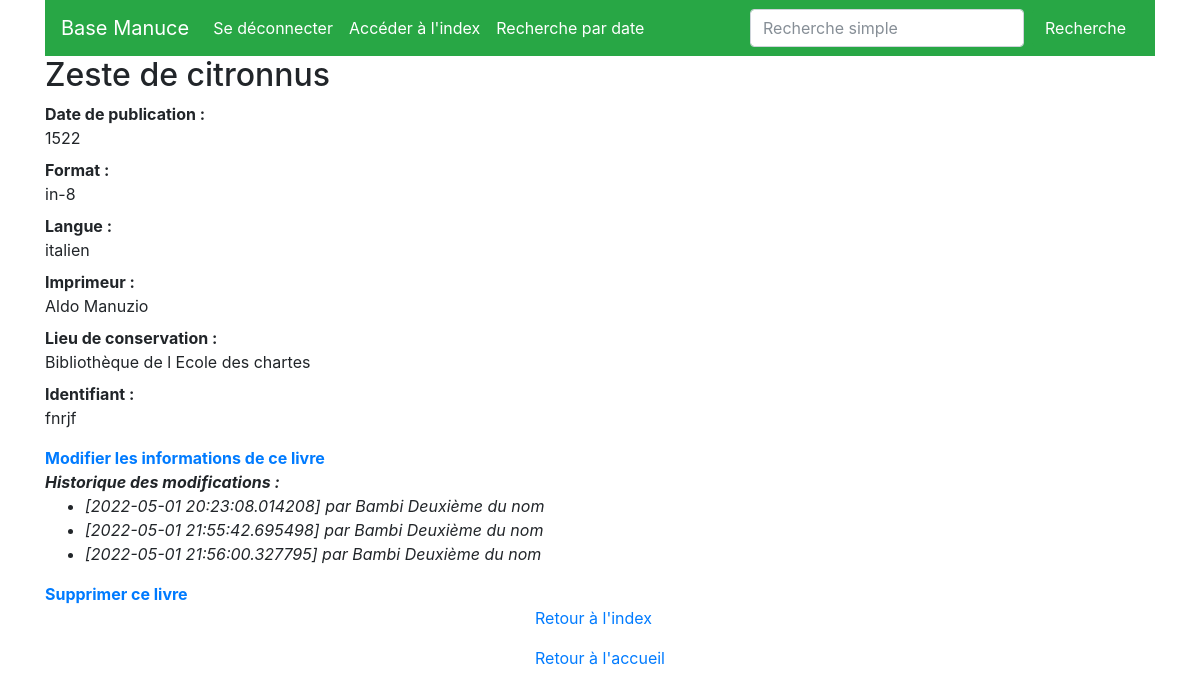
/book/20 (signed in), run on an earlier commit of the app's database.
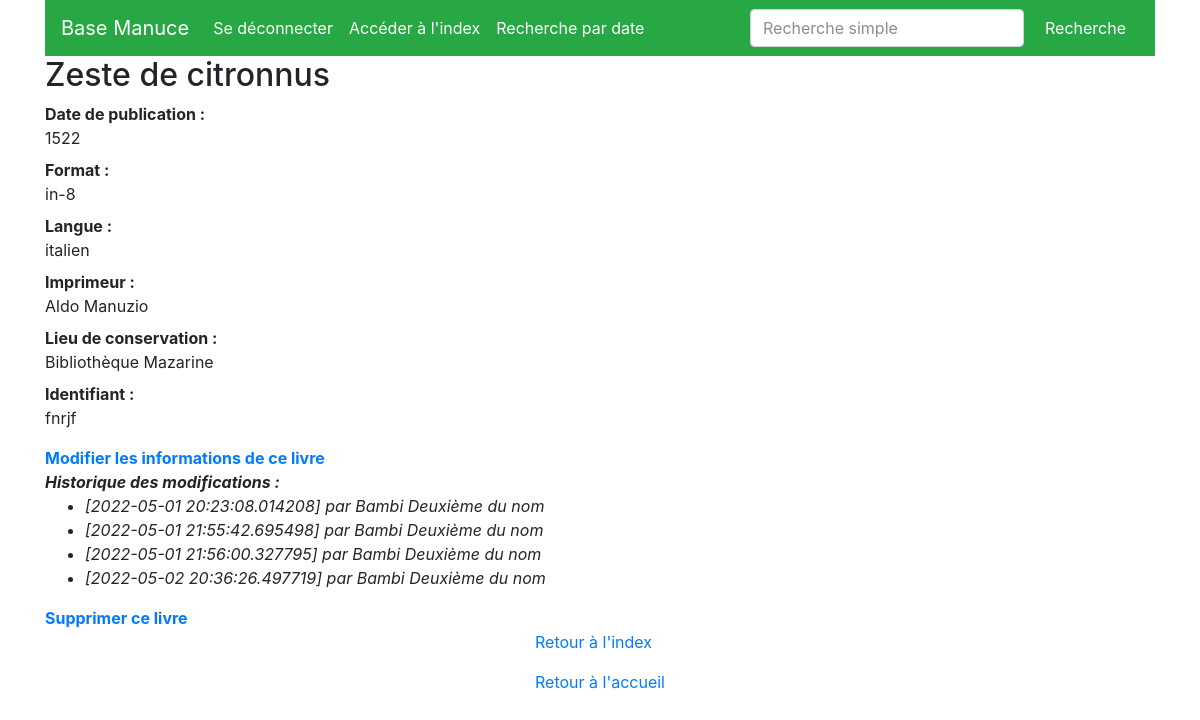
And on a later commit of the database.
### basemanuce/modeles/donnees.py (models this page shows)
class Institutions(db.Model):
    __tablename__ = 'institutions'
    institution_id = db.Column(db.Integer, unique=True, nullable=False, primary_key=True, autoincrement=True)
    country = db.Column(db.Text, nullable=False)
    city = db.Column(db.Text, nullable=False)
    institution_name = db.Column(db.Text, nullable=False)
    book = db.relationship("Books", back_populates="institution", foreign_keys=Books.id_institution)

class Authorship(db.Model):
    __tablename__ = "authorship"
    authorship_id = db.Column(db.Integer, nullable=True, autoincrement=True, primary_key=True)
    authorship_book_id = db.Column(db.Integer, db.ForeignKey('books.book_id'))
    authorship_user_id = db.Column(db.Integer, db.ForeignKey('user.user_id'))
    authorship_date = db.Column(db.DateTime, default=datetime.datetime.utcnow)
    user = db.relationship("User", back_populates="authorships", foreign_keys=authorship_user_id)
    book = db.relationship("Books", back_populates="authorships", foreign_keys=authorship_book_id)

### basemanuce/modeles/utilisateurs.py (models this page shows, shortened)
class User(UserMixin, db.Model):
    user_id = db.Column(db.Integer, unique=True, nullable=False, primary_key=True, autoincrement=True)
    user_mail = db.Column(db.Text, nullable=False)
    user_pseudo = db.Column(db.String(30), nullable=False)
    user_name = db.Column(db.Text, nullable=False)
    user_password = db.Column(db.String(50), nullable=False)
    authorships = db.relationship("Authorship", back_populates="user")

### basemanuce/routes/routes_classic.py (the view)
@app.route("/book/<int:book_id>")
def livre(book_id):
    unique_livre = Books.query.get(book_id)
    return render_template("pages/livre.html", nom="Base Manuce", livre=unique_livre)

### basemanuce/modeles/utilisateurs.py (called while the page is built)
@login.user_loader
def find_user_with_id(identifier):
    return User.query.get(int(identifier))

### basemanuce/templates/pages/livre.html (shortened to what this page needs)
{% extends "conteneur.html" %}
{% block corps %}
    {% if livre %}
        <h2>{{livre.title}}</h2>
        <dl>
            <dt>Date de publication :</dt><dd>{{livre.publidate}}</dd>
            <dt>Format :</dt><dd>{{livre.format}}</dd>
            <dt>Langue :</dt><dd>{{livre.language}}</dd>
            <dt>Imprimeur :</dt><dd>{{livre.printer.printer_name}}</dd>
            <dt>Lieu de conservation :</dt><dd>{{livre.institution.institution_name}}</dd>
            <dt>Identifiant :</dt><dd>{{livre.identifier}}</dd>
        </dl>
        {% if current_user.is_authenticated %}
        <a href="{{url_for('form_modifs', book_id=livre.book_id)}}"><b>Modifier les informations de ce livre</b></a>
        <dl>
            <dt><i>Historique des modifications :</i></dt>
            <dd>
                <ul>
                    {% for modification in livre.authorships %}
                        <li><i>[{{modification.authorship_date}}] par {{modification.user.user_pseudo}}</i></li>
                    {% endfor %}
                </ul>
            </dd>
        </dl>
            <a href="{{url_for('delete_book', book_id=livre.book_id)}}"><b>Supprimer ce livre</b></a>
        {% endif %}
    {% else %}
        <p>La base de données est en cours de constitution</p>
    {% endif %}
{% endblock %}
{% block basdepage %}
<p><a href="{{url_for('index')}}">Retour à l'index</a></p>
<p><a href="{{url_for('accueil')}}">Retour à l'accueil</a></p>
{% endblock %}

What changed in the data, as far as the page shows it:
no longer on this page (row unchanged): Institutions: institution.institution_name "Bibliothèque de l Ecole des chartes"
now on this page (row unchanged): Institutions: institution.institution_name "Bibliothèque Mazarine"
added Authorship: authorship_date "2022-05-02 20:36:26.497719", user.user_pseudo "Bambi Deuxième du nom"
